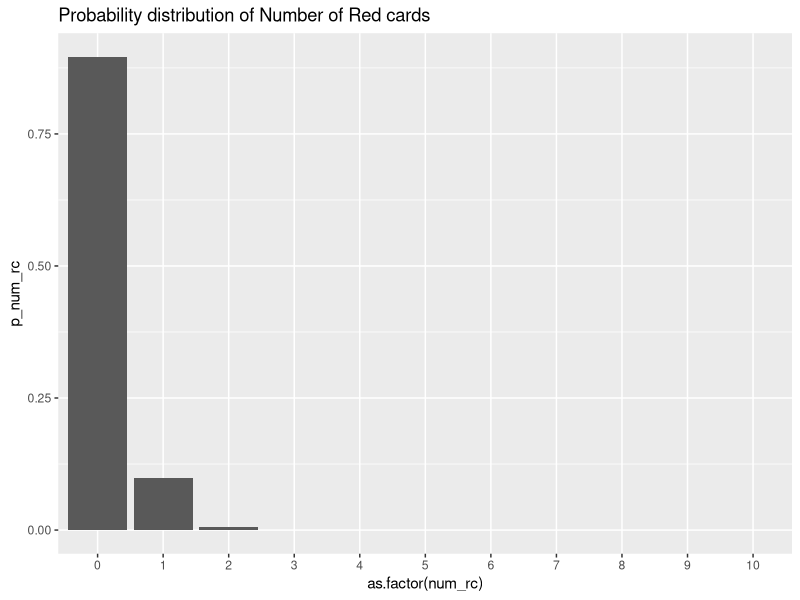
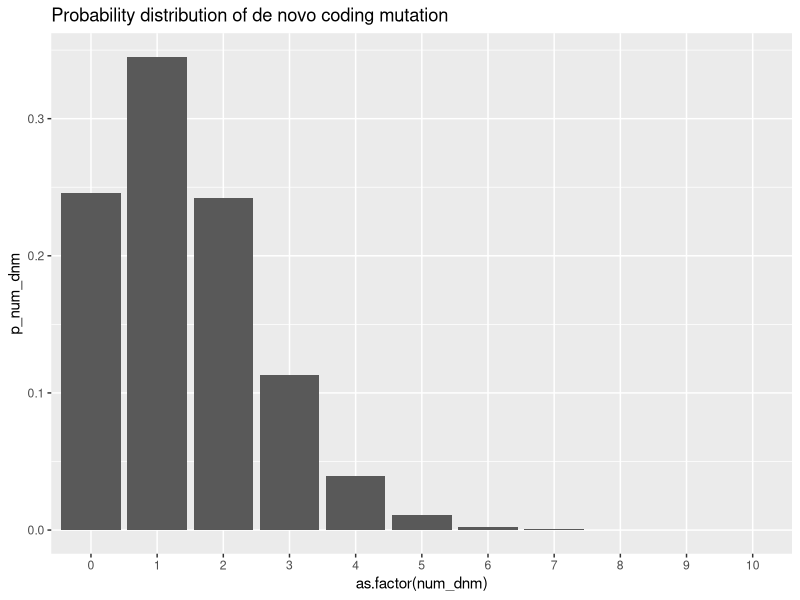
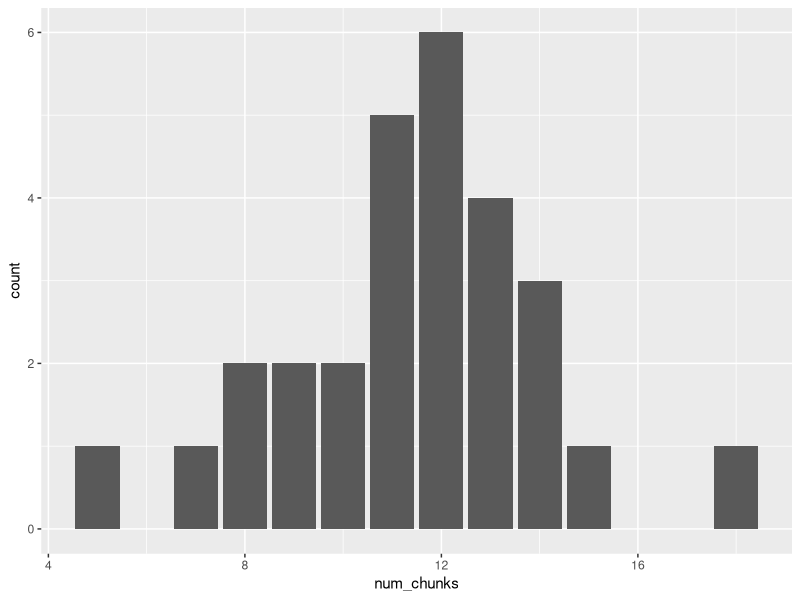
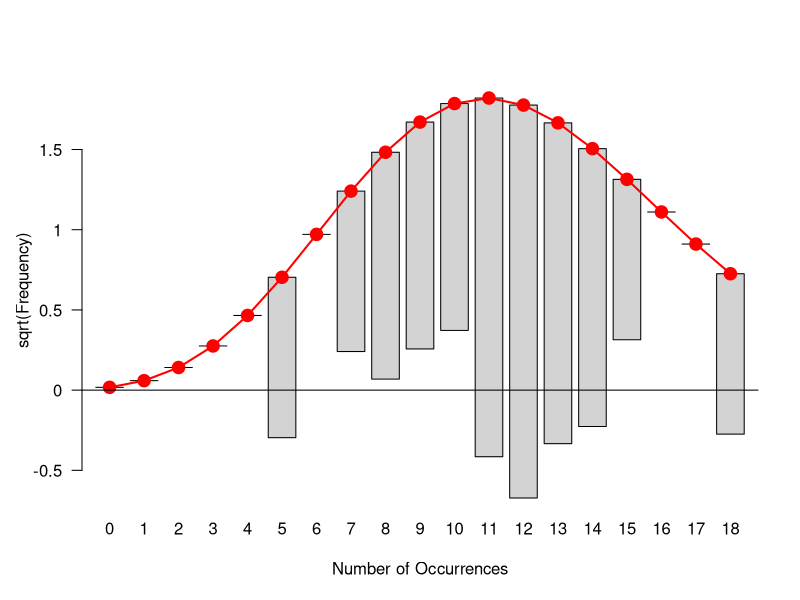
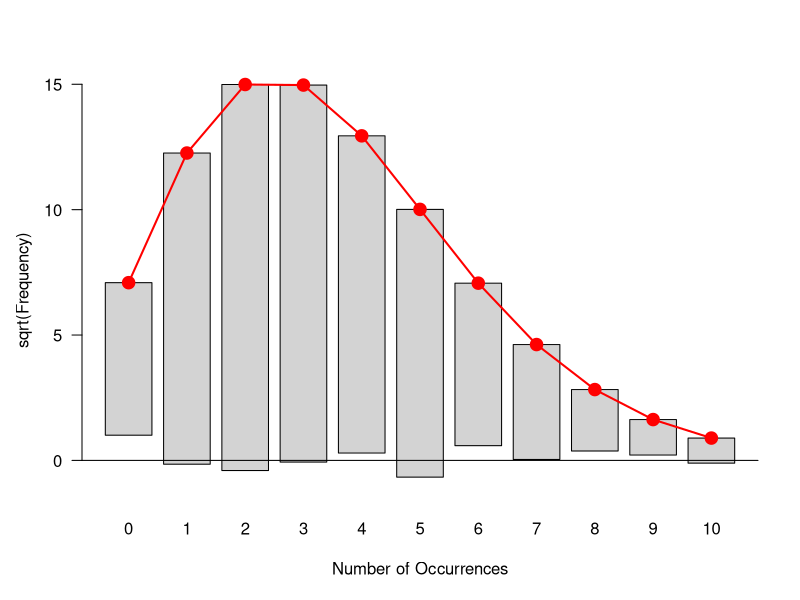

Recreate these plots in R, in order.
#EPL Example
library(ggplot2)
num_rc <- 0:10
p_num_rc <- dpois(0:10, lambda=0.11)
rc_prob = data.frame(num_rc, p_num_rc)
ggplot(rc_prob, aes(x=as.factor(num_rc), y=p_num_rc)) + 
  labs(title = "Probability distribution of Number of Red cards") +
  geom_col() 
  

#de novo mutation example - zero non-coding mutation
dpois(x =0, lambda = 1.402)
#plotting
library(ggplot2)
num_dnm <- 0:10
p_num_dnm <- dpois(0:10, lambda=1.402)
dnm_prob = data.frame(num_dnm, p_num_dnm)
ggplot(dnm_prob, aes(x=as.factor(num_dnm), y=p_num_dnm)) +
  labs(title = "Probability distribution of de novo coding mutation") +
  geom_col()


#chocolate chip cookie example
chunks <- read.csv(file = "sllobs_chocolate_chunks.csv",header = TRUE,dec = ",")
library(ggplot2)
library(cowplot)
ggplot(chunks,aes(x=num_chunks)) + geom_bar() 



#install.packages("vcd")   vcd = visualize categorical data
library("vcd")
gf <- goodfit(chunks$num_chunks, "poisson")
rootogram(gf)




# see if a randomly generated poisson data fits in goodfit
pd <- rpois(n = 1000, lambda= 3)
gf <- goodfit(pd, "poisson")
rootogram(gf)







